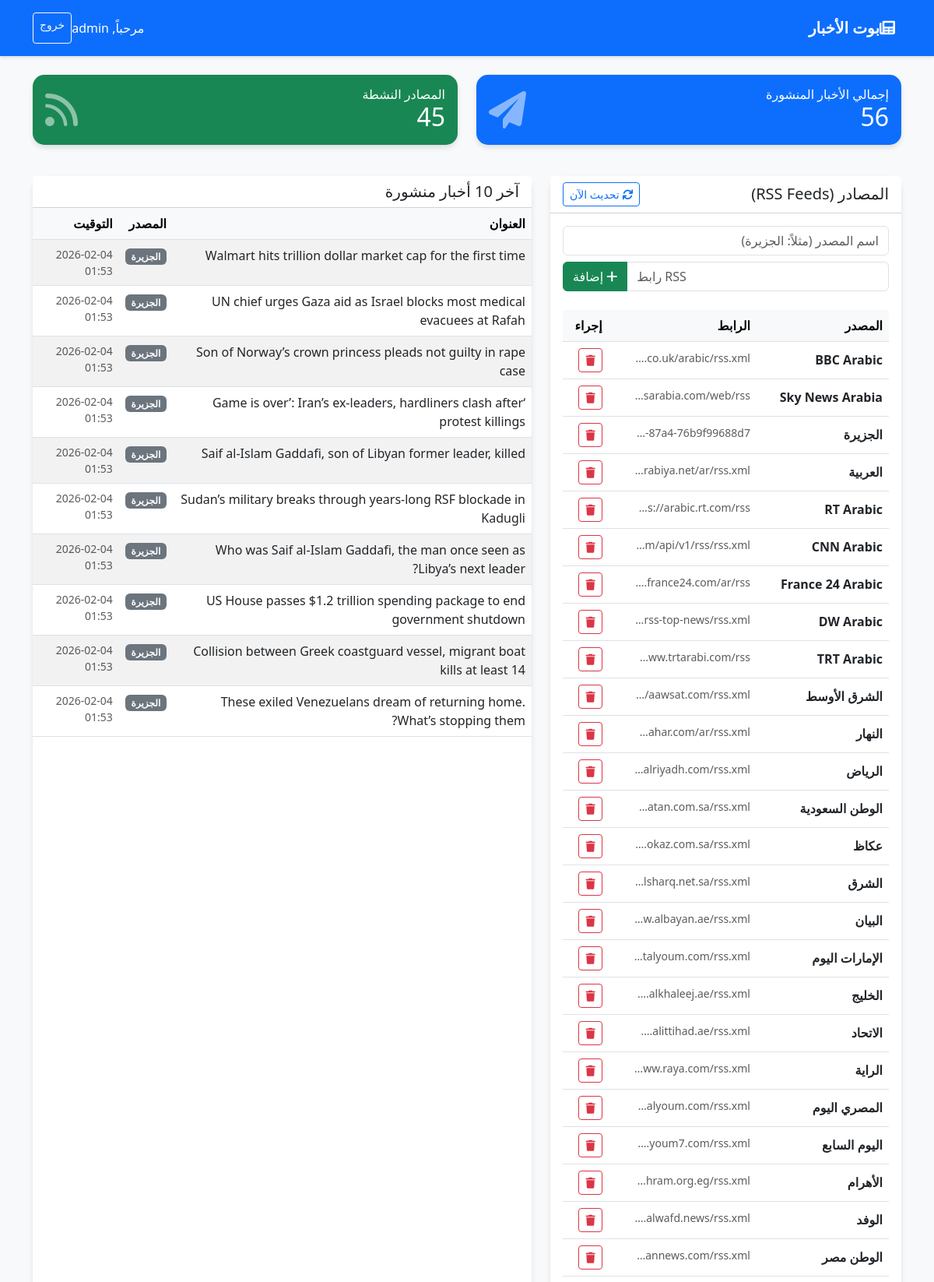
The app's page /dashboard (signed in, upper part) with its own data.
### tables this page shows
CREATE TABLE users
                 (id INTEGER PRIMARY KEY AUTOINCREMENT,
                  username TEXT UNIQUE NOT NULL,
                  password_hash TEXT NOT NULL);

CREATE TABLE rss_feeds
                 (id INTEGER PRIMARY KEY AUTOINCREMENT,
                  name TEXT NOT NULL,
                  url TEXT NOT NULL UNIQUE,
                  is_active BOOLEAN DEFAULT 1,
                  added_at TIMESTAMP DEFAULT CURRENT_TIMESTAMP);

CREATE TABLE published_news
                 (id INTEGER PRIMARY KEY AUTOINCREMENT,
                  title TEXT UNIQUE,
                  source TEXT,
                  link TEXT,
                  published_at TIMESTAMP,
                  telegram_message_id INTEGER,
                  created_at TIMESTAMP DEFAULT CURRENT_TIMESTAMP);

### web_app.py (the view)
@app.route('/dashboard')
@login_required
def dashboard():
    conn = get_db_connection()
    total_news = conn.execute('SELECT COUNT(*) FROM published_news').fetchone()[0]
    feeds_count = conn.execute('SELECT COUNT(*) FROM rss_feeds WHERE is_active = 1').fetchone()[0]
    recent_news = conn.execute('SELECT * FROM published_news ORDER BY created_at DESC LIMIT 10').fetchall()
    feeds = conn.execute('SELECT * FROM rss_feeds').fetchall()
    conn.close()
    return render_template('dashboard.html', total_news=total_news, feeds_count=feeds_count, recent_news=recent_news, feeds=feeds)

### web_app.py (called while the page is built)
@login_manager.user_loader
def load_user(user_id):
    conn = sqlite3.connect(DB_PATH)
    c = conn.cursor()
    c.execute("SELECT id, username FROM users WHERE id = ?", (user_id,))
    user_data = c.fetchone()
    conn.close()
    if user_data:
        return User(user_data[0], user_data[1])
    return None

def get_db_connection():
    conn = sqlite3.connect(DB_PATH)
    conn.row_factory = sqlite3.Row
    return conn

### templates/dashboard.html
{% extends "base.html" %}
{% block content %}
<div class="row mb-4">
    <div class="col-md-6">
        <div class="card bg-primary text-white p-3 mb-3">
            <div class="d-flex justify-content-between align-items-center">
                <div>
                    <h6 class="mb-0">إجمالي الأخبار المنشورة</h6>
                    <h2 class="mb-0">{{ total_news }}</h2>
                </div>
                <i class="fas fa-paper-plane fa-3x opacity-50"></i>
            </div>
        </div>
    </div>
    <div class="col-md-6">
        <div class="card bg-success text-white p-3 mb-3">
            <div class="d-flex justify-content-between align-items-center">
                <div>
                    <h6 class="mb-0">المصادر النشطة</h6>
                    <h2 class="mb-0">{{ feeds_count }}</h2>
                </div>
                <i class="fas fa-rss fa-3x opacity-50"></i>
            </div>
        </div>
    </div>
</div>
<div class="row">
    <div class="col-lg-5 mb-4">
        <div class="card h-100">
            <div class="card-header bg-white d-flex justify-content-between align-items-center">
                <h5 class="mb-0">المصادر (RSS Feeds)</h5>
                <form action="{{ url_for('force_run') }}" method="POST" class="d-inline">
                    <button type="submit" class="btn btn-sm btn-outline-primary">
                        <i class="fas fa-sync"></i> تحديث الآن
                    </button>
                </form>
            </div>
            <div class="card-body">
                <form action="{{ url_for('add_feed') }}" method="POST" class="mb-4">
                    <div class="input-group mb-2">
                        <input type="text" name="name" class="form-control" placeholder="اسم المصدر (مثلاً: الجزيرة)"
                            required>
                    </div>
                    <div class="input-group">
                        <input type="url" name="url" class="form-control" placeholder="رابط RSS" required>
                        <button class="btn btn-success" type="submit"><i class="fas fa-plus"></i> إضافة</button>
                    </div>
                </form>
                <div class="table-responsive">
                    <table class="table table-hover align-middle">
                        <thead class="table-light">
                            <tr>
                                <th>المصدر</th>
                                <th>الرابط</th>
                                <th>إجراء</th>
                            </tr>
                        </thead>
                        <tbody>
                            {% for feed in feeds %}
                            <tr>
                                <td class="fw-bold">{{ feed['name'] }}</td>
                                <td><small class="text-muted text-truncate d-inline-block" style="max-width: 150px;">{{
                                        feed['url'] }}</small></td>
                                <td>
                                    <a href="{{ url_for('delete_feed', id=feed['id']) }}"
                                        class="btn btn-sm btn-outline-danger"
                                        onclick="return confirm('هل أنت متأكد من الحذف؟')"><i
                                            class="fas fa-trash"></i></a>
                                </td>
                            </tr>
                            {% else %}
                            <tr>
                                <td colspan="3" class="text-center text-muted">لا توجد مصادر مضافة</td>
                            </tr>
                            {% endfor %}
                        </tbody>
                    </table>
                </div>
            </div>
        </div>
    </div>
    <div class="col-lg-7 mb-4">
        <div class="card h-100">
            <div class="card-header bg-white">
                <h5 class="mb-0">آخر 10 أخبار منشورة</h5>
            </div>
            <div class="card-body p-0">
                <div class="table-responsive">
                    <table class="table table-striped mb-0">
                        <thead class="table-light">
                            <tr>
                                <th>العنوان</th>
                                <th>المصدر</th>
                                <th>التوقيت</th>
                            </tr>
                        </thead>
                        <tbody>
                            {% for news in recent_news %}
                            <tr>
                                <td><a href="{{ news['link'] }}" target="_blank"
                                        class="text-decoration-none text-dark">{{ news['title'] }}</a></td>
                                <td><span class="badge bg-secondary">{{ news['source'] }}</span></td>
                                <td class="small text-muted">{{ news['created_at'][:16] }}</td>
                            </tr>
                            {% else %}
                            <tr>
                                <td colspan="3" class="text-center p-4">لم يتم نشر أخبار بعد</td>
                            </tr>
                            {% endfor %}
                        </tbody>
                    </table>
                </div>
            </div>
        </div>
    </div>
</div>
{% endblock %}

### templates/base.html (shortened to what this page needs)
<!DOCTYPE html>
<html lang="ar" dir="rtl">
<head>
    <link rel="stylesheet" href="https://cdn.jsdelivr.net/npm/bootstrap@5.3.0/dist/css/bootstrap.rtl.min.css">
    <link rel="stylesheet" href="https://cdnjs.cloudflare.com/ajax/libs/font-awesome/6.0.0/css/all.min.css">
</head>
<body>
    <nav class="navbar navbar-expand-lg navbar-dark bg-primary mb-4 p-3">
        <div class="container">
            <a class="navbar-brand fw-bold" href="/"><i class="fas fa-newspaper ms-2"></i>بوت الأخبار</a>
            {% if current_user.is_authenticated %}
            <div class="d-flex">
                <span class="navbar-text text-white ms-3">مرحباً, {{ current_user.username }}</span>
                <a href="{{ url_for('logout') }}" class="btn btn-outline-light btn-sm">خروج</a>
            </div>
            {% endif %}
        </div>
    </nav>
    <div class="container">
        {% block content %}{% endblock %}
    </div>
</body>
</html>

### templates/base.html (style rules this page uses)
body { font-family: 'Segoe UI', Tahoma, Geneva, Verdana, sans-serif; background-color: #f8f9fa; }
.card { border-radius: 15px; box-shadow: 0 4px 6px rgba(0,0,0,0.1); border: none; }
.navbar { box-shadow: 0 2px 4px rgba(0,0,0,0.1); }

### records on screen
users: username "admin"
rss_feeds: name "BBC Arabic", url "https://feeds.bbci.co.uk/arabic/rss.x…"
rss_feeds: name "Sky News Arabia", url "https://www.skynewsarabia.com/web/r…"
rss_feeds: name "الجزيرة", url "https://www.aljazeera.net/aljazeerarss/a9c6e4e1-4b7d-4424-93c3-2d749a5ac8e9/e7d8ea4f-e9c8-405e-87a4-76b9f99688…"
rss_feeds: name "العربية", url "https://www.alarabiya.net/ar/rss.x…"
rss_feeds: name "RT Arabic"
rss_feeds: name "CNN Arabic", url "https://arabic.cnn.com/api/v1/rss/rss.x…"
rss_feeds: name "France 24 Arabic", url "https://www.france24.com/ar/r…"
rss_feeds: name "DW Arabic", url "https://www.dw.com/ar/rss/rss-top-news/rss.x…"
rss_feeds: name "TRT Arabic", url "https://www.trtarabi.com/r…"
rss_feeds: name "الشرق الأوسط", url "https://aawsat.com/rss.x…"
rss_feeds: name "النهار", url "https://www.annahar.com/ar/rss.x…"
rss_feeds: name "الرياض", url "https://www.alriyadh.com/rss.x…"
rss_feeds: name "الوطن السعودية", url "https://www.alwatan.com.sa/rss.x…"
rss_feeds: name "عكاظ", url "https://www.okaz.com.sa/rss.x…"
rss_feeds: name "الشرق", url "https://www.alsharq.net.sa/rss.x…"
rss_feeds: name "البيان", url "https://www.albayan.ae/rss.x…"
rss_feeds: name "الإمارات اليوم", url "https://www.emaratalyoum.com/rss.x…"
rss_feeds: name "الخليج", url "https://www.alkhaleej.ae/rss.x…"
rss_feeds: name "الاتحاد", url "https://www.alittihad.ae/rss.x…"
rss_feeds: name "الراية", url "https://www.raya.com/rss.x…"
rss_feeds: name "المصري اليوم", url "https://www.almasryalyoum.com/rss.x…"
rss_feeds: name "اليوم السابع", url "https://www.youm7.com/rss.x…"
rss_feeds: name "الأهرام", url "https://www.ahram.org.eg/rss.x…"
rss_feeds: name "الوفد", url "https://www.alwafd.news/rss.x…"
rss_feeds: name "الوطن مصر", url "https://www.elwatannews.com/rss.x…"
published_news: title "Walmart hits trillion dollar market cap for the first time", source "الجزيرة", created_at "2026-02-04 01:53"
published_news: title "UN chief urges Gaza aid as Israel blocks most medical evacuees at Rafah", source "الجزيرة", created_at "2026-02-04 01:53"
published_news: title "Son of Norway’s crown princess pleads not guilty in rape case", source "الجزيرة", created_at "2026-02-04 01:53"
published_news: title "‘Game is over’: Iran’s ex-leaders, hardliners clash after protest killings", source "الجزيرة", created_at "2026-02-04 01:53"
published_news: title "Saif al-Islam Gaddafi, son of Libyan former leader, killed", source "الجزيرة", created_at "2026-02-04 01:53"
published_news: title "Sudan’s military breaks through years-long RSF blockade in Kadugli", source "الجزيرة", created_at "2026-02-04 01:53"
published_news: title "Who was Saif al-Islam Gaddafi, the man once seen as Libya’s next leader?", source "الجزيرة", created_at "2026-02-04 01:53"
published_news: title "US House passes $1.2 trillion spending package to end government shutdown", source "الجزيرة", created_at "2026-02-04 01:53"
published_news: title "Collision between Greek coastguard vessel, migrant boat kills at least 14", source "الجزيرة", created_at "2026-02-04 01:53"
published_news: title "These exiled Venezuelans dream of returning home. What’s stopping them?", source "الجزيرة", created_at "2026-02-04 01:53"

### other values on screen
{{ total_news }} "56"
{{ feeds_count }} "45"
